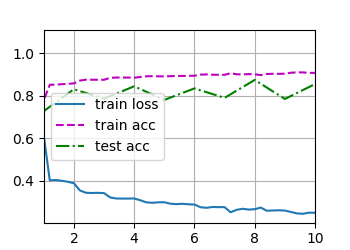

Reproduce this figure in Python.
import torch
from torch import nn
from d2l import torch as d2l


def batch_norm(X, gamma, beta, moving_mean, moving_var, eps, momentum):
    # 通过 `is_grad_enabled` 来判断当前模式是训练模式还是预测模式
    if not torch.is_grad_enabled():
        # 如果是在预测模式下，直接使用传入的移动平均所得的均值和方差
        X_hat = (X - moving_mean) / torch.sqrt(moving_var + eps)
    else:
        assert len(X.shape) in (2, 4)
        if len(X.shape) == 2:
            # 使用全连接层的情况，计算特征维上的均值和方差
            mean = X.mean(dim=0)
            var = ((X - mean) ** 2).mean(dim=0)
        else:
            # 使用二维卷积层的情况，计算通道维上（axis=1）的均值和方差。
            # 这里我们需要保持X的形状以便后面可以做广播运算
            mean = X.mean(dim=(0, 2, 3), keepdim=True)
            var = ((X - mean) ** 2).mean(dim=(0, 2, 3), keepdim=True)
        # 训练模式下，用当前的均值和方差做标准化
        X_hat = (X - mean) / torch.sqrt(var + eps)
        # 更新移动平均的均值和方差
        moving_mean = momentum * moving_mean + (1.0 - momentum) * mean
        moving_var = momentum * moving_var + (1.0 - momentum) * var
    Y = gamma * X_hat + beta  # 缩放和移位
    return Y, moving_mean.data, moving_var.data

class BatchNorm(nn.Module):
    # `num_features`：完全连接层的输出数量或卷积层的输出通道数。
    # `num_dims`：2表示完全连接层，4表示卷积层
    def __init__(self, num_features, num_dims):
        super().__init__()
        if num_dims == 2:
            shape = (1, num_features)
        else:
            shape = (1, num_features, 1, 1)
        # 参与求梯度和迭代的拉伸和偏移参数，分别初始化成1和0
        self.gamma = nn.Parameter(torch.ones(shape))
        self.beta = nn.Parameter(torch.zeros(shape))
        # 非模型参数的变量初始化为0和1
        self.moving_mean = torch.zeros(shape)
        self.moving_var = torch.ones(shape)

    def forward(self, X):
        # 如果 `X` 不在内存上，将 `moving_mean` 和 `moving_var`
        # 复制到 `X` 所在显存上
        if self.moving_mean.device != X.device:
            self.moving_mean = self.moving_mean.to(X.device)
            self.moving_var = self.moving_var.to(X.device)
        # 保存更新过的 `moving_mean` 和 `moving_var`
        Y, self.moving_mean, self.moving_var = batch_norm(
            X, self.gamma, self.beta, self.moving_mean,
            self.moving_var, eps=1e-5, momentum=0.9)
        return Y

net = nn.Sequential(
    nn.Conv2d(1, 6, kernel_size=5), BatchNorm(6, num_dims=4), nn.Sigmoid(),
    nn.MaxPool2d(kernel_size=2, stride=2),
    nn.Conv2d(6, 16, kernel_size=5), BatchNorm(16, num_dims=4), nn.Sigmoid(),
    nn.MaxPool2d(kernel_size=2, stride=2), nn.Flatten(),
    nn.Linear(16*4*4, 120), BatchNorm(120, num_dims=2), nn.Sigmoid(),
    nn.Linear(120, 84), BatchNorm(84, num_dims=2), nn.Sigmoid(),
    nn.Linear(84, 10))

lr, num_epochs, batch_size = 1.0, 10, 256
train_iter, test_iter = d2l.load_data_fashion_mnist(batch_size)
d2l.train_ch6(net, train_iter, test_iter, num_epochs, lr, d2l.try_gpu())

d2l.plt.savefig("batch_norm.png")
d2l.plt.show()

print("\n",net[1].gamma.reshape((-1,)), net[1].beta.reshape((-1,)))